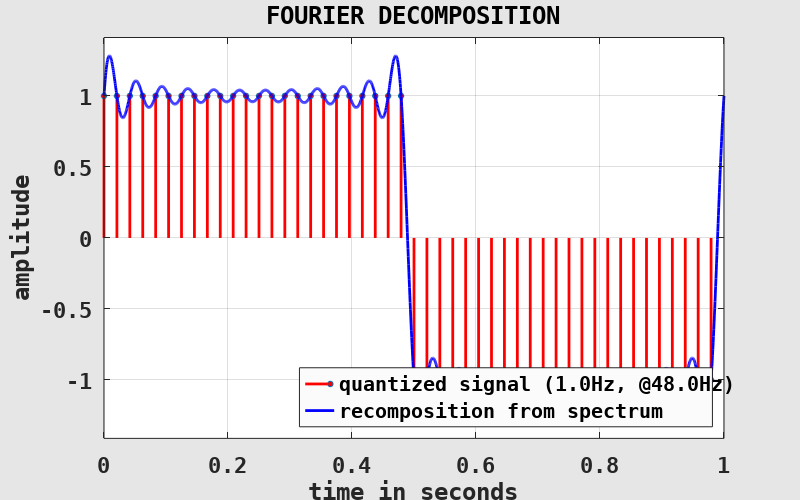
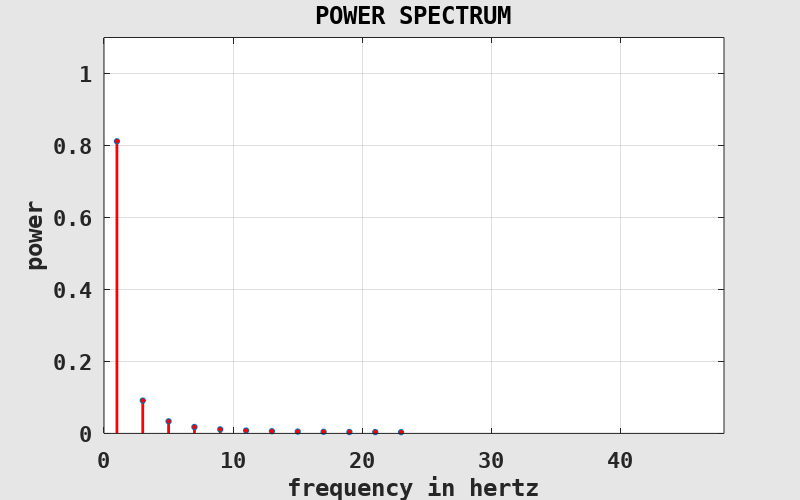

Source code (MATLAB) for these figures, in order:
clearvars( '-except', '-regexp', '^fig\d*$' );

	% -----------------------------------------------------------------------
	% discrete test signal (with base frequency f and length L)
	% -----------------------------------------------------------------------
f = 1; % base frequency, EXERCISE!
L = 1;

fS = 48; % sampling rate, EXERCISE!
N = floor( L * fS );

ti = (0:N-1) / fS; % quantized time values

%xi = sin( 2*pi*f * ti ); % sine wave, EXERCISE!
%xi = sin( 2*pi*f * ti) + 0.5*sin( 2*pi*3*f * ti ); % mixed sines, EXERCISE!
xi = 2*(2*floor( f * ti ) - floor( 2*f * ti ) + 1) - 1; % square wave, EXERCISE!
%xi = 2*(ti/f - floor( 1/2 + ti/f )); % sawtooth wave, EXERCISE!
%xi = 2*abs( 2*(ti/f - floor( 1/2 + ti/f )) ) - 1; % triangle wave, EXERCISE!

	% -----------------------------------------------------------------------
	% apply a phase shift to test signal
	% -----------------------------------------------------------------------
phase = 0; % phase shift in degrees, EXERCISE!
xi = circshift( xi, [0, round( f*fS*phase/360 )] );

	% -----------------------------------------------------------------------
	% Fourier transform the test signal
	% -----------------------------------------------------------------------
fNy = fS / 2; % Nyquist frequency

Xk = fft( xi ) / N; % complex Fourier coefficients

fk = (0:N-1) / N * fS; % frequency values
fk(fk >= fNy) = fk(fk >= fNy) - fS; % imply negative frequencies

	% -----------------------------------------------------------------------
	% compute the power spectral density (aka power spectrum)
	% -----------------------------------------------------------------------
Pk = abs( Xk ) .^ 2;

Pk(fk < 0) = []; % remove negative frequency components
Xk(fk < 0) = [];
fk(fk < 0) = [];

Pk(2:end) = 2 * Pk(2:end); % rescale to match total power
Xk(2:end) = sqrt( 2 ) * Xk(2:end);

	% -----------------------------------------------------------------------
	% re-composite signal from spectrum
	% THIS PART IS NOT IMPORTANT FOR FOLLOWING THE LECTURE!
	% -----------------------------------------------------------------------
dt = 1 / 2000; % temporal resolution
t = linspace( 0, L, L / dt );

xr = Xk(1) * ones( 1, numel( t ) );
for j = 2:numel( Xk )
	%xr = xr + sqrt( 2 ) * sqrt( Pk(j) ) * sin( 2*pi*fk(j) * t ); % reconstruction from powers
	xr = xr + sqrt( 2 ) * (Xk(j) * exp( 2*pi*i*fk(j) * t ) ); % reconstruction from Fourier coefficients
end
xr = real( xr );

	% -----------------------------------------------------------------------
	% plot Fourier decomposition
	% THIS PART IS NOT IMPORTANT FOR FOLLOWING THE LECTURE!
	% -----------------------------------------------------------------------
if exist( 'fig1', 'var' ) ~= 1 || ~ishandle( fig1 ) % prepare figure window
	fig1 = figure( ...
		'Color', [0.9, 0.9, 0.9], 'InvertHardcopy', 'off', ...
		'PaperPosition', [0, 0, 8, 5], ...
		'defaultAxesFontName', 'DejaVu Sans Mono', 'defaultAxesFontSize', 16, 'defaultAxesFontWeight', 'bold', ...
		'defaultAxesNextPlot', 'add', ...
		'defaultAxesBox', 'on', 'defaultAxesLayer', 'top', ...
		'defaultAxesXGrid', 'on', 'defaultAxesYGrid', 'on' );
end

figure( fig1 ); % set and clear current figure
clf( fig1 );

set( fig1, 'Name', 'FOURIER DECOMPOSITION' ); % set labels
title( get( fig1, 'Name' ) );

xlabel( 'time in seconds' );
ylabel( 'amplitude' );

xlim( [0, L] ); % set axes
ylim( [-1, 1] * max( abs( cat( 2, xi, xr ) ) ) * 1.1 );

stem( ti, xi, ... % plot discrete signal
	'Color', 'red', 'LineWidth', 2, 'MarkerSize', 4, 'MarkerFaceColor', 'red', ...
	'ShowBaseLine', 'off' );

plot( t, xr, ... % plot recomposed signal
	'Color', 'blue', 'LineWidth', 2 );

h = legend( {sprintf( 'quantized signal (%.1fHz, @%.1fHz)', f, fS ), 'recomposition from spectrum'}, ...
	'Location', 'southeast' );
set( h, 'Color', [0.9825, 0.9825, 0.9825] );

	% -----------------------------------------------------------------------
	% plot power spectrum
	% THIS PART IS NOT IMPORTANT FOR FOLLOWING THE LECTURE!
	% -----------------------------------------------------------------------
if exist( 'fig2', 'var' ) ~= 1 || ~ishandle( fig2 ) % prepare figure window
	fig2 = figure( ...
		'Color', [0.9, 0.9, 0.9], 'InvertHardcopy', 'off', ...
		'PaperPosition', [0, 0, 8, 5], ...
		'defaultAxesFontName', 'DejaVu Sans Mono', 'defaultAxesFontSize', 16, 'defaultAxesFontWeight', 'bold', ...
		'defaultAxesNextPlot', 'add', ...
		'defaultAxesBox', 'on', 'defaultAxesLayer', 'top', ...
		'defaultAxesXGrid', 'on', 'defaultAxesYGrid', 'on' );
end

figure( fig2 ); % set and clear current figure
clf( fig2 );

set( fig2, 'Name', 'POWER SPECTRUM' ); % set labels
title( get( fig2, 'Name' ) );

xlabel( 'frequency in hertz' );
ylabel( 'power' );

xlim( [0, 2*(max( fk ) + 1)] ); % set axes
ylim( [0, 1] * 1.1 );

stem( fk(Pk > eps), Pk(Pk > eps), ... % plot power spectrum
	'Color', 'red', 'LineWidth', 2, 'MarkerSize', 4, 'MarkerFaceColor', 'red', ...
	'ShowBaseLine', 'off' );
